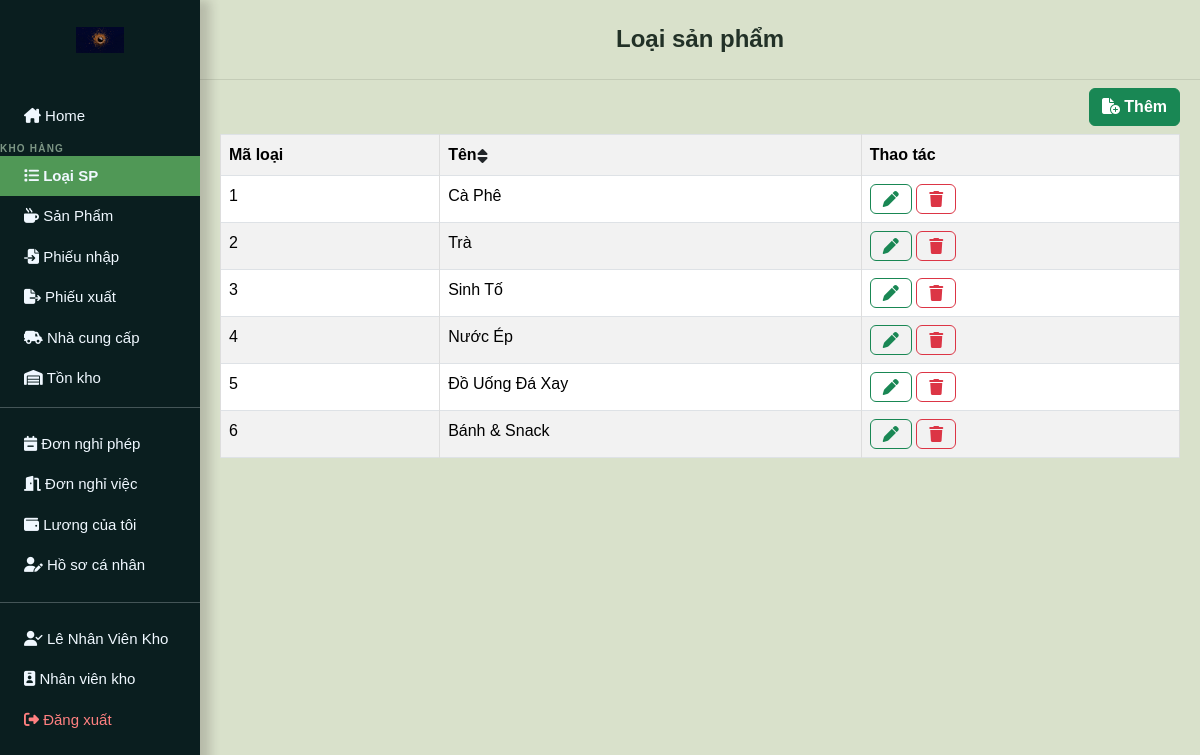
The app's page /user_page.php?loai (signed in) with its own data.
### tables this page shows
CREATE TABLE `accounts` (
  `account_id`  INT NOT NULL AUTO_INCREMENT,
  `full_name`   VARCHAR(150) NOT NULL,
  `email`       VARCHAR(150) NOT NULL,
  `password`    VARCHAR(255) NOT NULL,
  `role_id`     INT NOT NULL DEFAULT 3,
  `position_id` INT DEFAULT NULL,
  `phone`       VARCHAR(20) DEFAULT NULL,
  `address`     TEXT DEFAULT NULL,
  `birth_date`  DATE DEFAULT NULL,
  `gender`      ENUM('nam','nữ','khác') DEFAULT NULL,
  `avatar`      VARCHAR(255) DEFAULT NULL,
  `status`      ENUM('active','inactive') NOT NULL DEFAULT 'active',
  `hire_date`   DATE DEFAULT NULL,
  `created_at`  TIMESTAMP NULL DEFAULT CURRENT_TIMESTAMP,
  `updated_at`  TIMESTAMP NULL DEFAULT CURRENT_TIMESTAMP ON UPDATE CURRENT_TIMESTAMP,
  PRIMARY KEY (`account_id`),
  UNIQUE KEY `uniq_email` (`email`),
  KEY `fk_acc_role` (`role_id`),
  KEY `fk_acc_pos` (`position_id`),
  CONSTRAINT `fk_acc_role` FOREIGN KEY (`role_id`) REFERENCES `roles` (`id`),
  CONSTRAINT `fk_acc_pos`  FOREIGN KEY (`position_id`) REFERENCES `positions` (`position_id`)
);

CREATE TABLE `category` (
  `category_id`   INT NOT NULL AUTO_INCREMENT,
  `category_name` VARCHAR(100) NOT NULL,
  `created_at`    TIMESTAMP NULL DEFAULT CURRENT_TIMESTAMP,
  PRIMARY KEY (`category_id`)
);

### src/models/authorization.php (called while the page is built, shortened)
<?php
function getRolePermissions(): array
{
    return [
        AppRole::ADMIN => [
            AppPermission::VIEW_DASHBOARD,
            AppPermission::MANAGE_CATALOG,
            AppPermission::MANAGE_WAREHOUSE,
            AppPermission::PROCESS_ORDERS,
            AppPermission::MANAGE_CUSTOMERS,
            AppPermission::VIEW_REPORTS,
            AppPermission::MANAGE_STAFF,
            AppPermission::MANAGE_ACCOUNTS,
        ],
        AppRole::MANAGER => [
            AppPermission::VIEW_DASHBOARD,
            AppPermission::MANAGE_CATALOG,
            AppPermission::MANAGE_WAREHOUSE,
            AppPermission::PROCESS_ORDERS,
            AppPermission::MANAGE_CUSTOMERS,
            AppPermission::VIEW_REPORTS,
            AppPermission::MANAGE_STAFF,
        ],
        AppRole::SALES => [
            AppPermission::VIEW_DASHBOARD,
            AppPermission::PROCESS_ORDERS,
            AppPermission::MANAGE_CUSTOMERS,
        ],
        AppRole::WAREHOUSE => [
            AppPermission::VIEW_DASHBOARD,
            AppPermission::MANAGE_CATALOG,
            AppPermission::MANAGE_WAREHOUSE,
        ],
    ];
}
function roleLabel(string $roleName): string
{
    $labels = [
        AppRole::ADMIN     => 'Quản trị viên',
        AppRole::MANAGER   => 'Quản lý',
        AppRole::SALES     => 'Nhân viên bán hàng',
        AppRole::WAREHOUSE => 'Nhân viên kho',
    ];
    return $labels[$roleName] ?? 'Không xác định';
}
function currentRole(): string
{
    return $_SESSION['role_name'] ?? '';
}
function currentUserId(): int
{
    return (int) ($_SESSION['account_id'] ?? 0);
}
function can(string $permission): bool
{
    $role = currentRole();
    $permissions = getRolePermissions();
    return in_array($permission, $permissions[$role], true);
}

### src/views/loai.php (the view, shortened to what this page needs)
<?php
$sql = "SELECT * FROM  category";
$ds_loai = mysqli_query($conn, $sql);
$ds_loai = mysqli_fetch_all($ds_loai);
?>
<div class="dash_board px-2">
    <div class="container-fluid">
        <?php if (can(AppPermission::MANAGE_CATALOG)) : ?>
            <div class="text-end">
                <a href="user_page.php?loai=them" class="my-2 btn btn-success fw-bolder"><i class="fa-solid fa-file-circle-plus"></i> Thêm</a>
            </div>
        <?php endif; ?>
        <table id="myTable" class="table container-fluid text-center table-hover table-striped table-bordered">
            <tr>
                <th >Mã loại</th>
                <th onclick="sortTable(1)">Tên<i href="" class=" fw-bolder"><i class="p-0 btn fa-solid fa-sort"></i></i></th>
                <?php
                if (can(AppPermission::MANAGE_CATALOG))
                    echo "<th>Thao tác</th>";
                ?>
            </tr>
            <?php foreach ($ds_loai as $lo) : ?>
                <tr>
                    <td><?= $lo[0] ?></td>
                    <td><?= $lo[1] ?></td>
                    <?php
                    if (can(AppPermission::MANAGE_CATALOG))
                        echo '<td><a href="user_page.php?loai=sua&id=' . $lo[0] . '"><i class="btn btn-outline-success fa-solid fa-pen"></i> </a>
                        <a href="user_page.php?loai=xoa&id=' . $lo[0] . '"><i class="btn btn-outline-danger fa-solid fa-trash"></i></a></td>';
                    ?>
                </tr>
            <?php endforeach; ?>
        </table>
    </div>
</div>
</div>
</div>

### src/views/header.php (shortened to what this page needs)
<!DOCTYPE html>
<html lang="en">
<head>
    <link href="https://cdn.jsdelivr.net/npm/bootstrap@5.3.3/dist/css/bootstrap.min.css" rel="stylesheet" />
    <link rel="stylesheet" href="https://cdnjs.cloudflare.com/ajax/libs/font-awesome/6.5.1/css/all.min.css" />
    <link rel="stylesheet" href="css/style.css" />
</head>
<?php
$roleName = currentRole();
$isWarehouseRole = $roleName === AppRole::WAREHOUSE;
$isManagerRole = $roleName === AppRole::MANAGER;
$isAdminRole = $roleName === AppRole::ADMIN;
$isManagerOrAdmin = $isManagerRole || $isAdminRole;
?>
<?php
$currentTitle = 'COFFEE SHOP';
if (isset($_GET['home'])) {
    $currentTitle = 'COFFEE SHOP';
} elseif (isset($_GET['dashboard'])) {
    $currentTitle = 'COFFEE SHOP';
} elseif (isset($_GET['sanpham'])) {
    $currentTitle = 'Sản phẩm';
} elseif (isset($_GET['phieunhap'])) {
    $currentTitle = 'Phiếu nhập kho';
} elseif (isset($_GET['phieuxuat'])) {
    $currentTitle = 'Phiếu xuất kho';
} elseif (isset($_GET['kho_thongke'])) {
    $currentTitle = 'Thống kê tồn kho';
} elseif (isset($_GET['baocao_kho'])) {
    $currentTitle = 'Báo cáo kho';
} elseif (isset($_GET['baocao_kinhdoanh'])) {
    $currentTitle = 'Báo cáo kinh doanh';
} elseif (isset($_GET['baocao_nhansu'])) {
    $currentTitle = 'Báo cáo nhân sự';
} elseif (isset($_GET['nhacungcap'])) {
    $currentTitle = 'Quản lý nhà cung cấp';
} elseif (isset($_GET['loai'])) {
    $currentTitle = 'Loại sản phẩm';
} elseif (isset($_GET['donhang'])) {
    $currentTitle = 'Đơn hàng';
} elseif (isset($_GET['khachhang'])) {
    $currentTitle = 'Khách hàng';
} elseif (isset($_GET['nhansu'])) {
    $currentTitle = 'Nhân sự';
} elseif (isset($_GET['chucvu'])) {
    $currentTitle = 'Quản lý chức vụ';
} elseif (isset($_GET['bangluong'])) {
    $currentTitle = 'Bảng lương';
} elseif (isset($_GET['luong_ca_nhan'])) {
    $currentTitle = 'Lương của tôi';
} elseif (isset($_GET['donnghi'])) {
    $currentTitle = 'Đơn nghỉ phép';
} elseif (isset($_GET['donnghiviec'])) {
    $currentTitle = 'Đơn nghỉ việc';
} elseif (isset($_GET['profile'])) {
    $currentTitle = 'Hồ sơ cá nhân';
} elseif (isset($_GET['thongke'])) {
    $currentTitle = 'Thống kê';
} elseif (isset($_GET['backup'])) {
    $currentTitle = 'Sao lưu & Phục hồi';
}
?>
<body class="app-shell">
    <div class="nav-side p-0">
        <div class="logo p-1 justify-content-center text-center">
            <a href="user_page.php?home"> <img src="img/logo.jpg" alt="Logo"></a>
        </div>
        <div class="navs pt-3">
            <div class="container-fluid">
                <a class="text-truncate <?= isset($_GET['home'])||isset($_GET['dashboard']) ? 'active' : '' ?>"
                   href="user_page.php?home"><i class="fa-solid fa-house-chimney"></i> Home</a>
            </div>
            <?php if ($isWarehouseRole || $isManagerOrAdmin) : ?>
                <div class="nav-section-label">KHO HÀNG</div>
                <div class="container-fluid">
                    <a class="text-truncate <?= isset($_GET['loai']) ? 'active' : '' ?>"
                       href="user_page.php?loai"><i class="fa-solid fa-list"></i> Loại SP</a>
                </div>
                <div class="container-fluid">
                    <a class="text-truncate <?= isset($_GET['sanpham']) ? 'active' : '' ?>"
                       href="user_page.php?sanpham"><i class="fa-solid fa-mug-hot"></i> Sản Phẩm</a>
                </div>
                <div class="container-fluid">
                    <a class="text-truncate <?= isset($_GET['phieunhap']) ? 'active' : '' ?>"
                       href="user_page.php?phieunhap"><i class="fa-solid fa-file-import"></i> Phiếu nhập</a>
                </div>
                <div class="container-fluid">
                    <a class="text-truncate <?= isset($_GET['phieuxuat']) ? 'active' : '' ?>"
                       href="user_page.php?phieuxuat"><i class="fa-solid fa-file-export"></i> Phiếu xuất</a>
                </div>
                <div class="container-fluid">
                    <a class="text-truncate <?= isset($_GET['nhacungcap']) ? 'active' : '' ?>"
                       href="user_page.php?nhacungcap"><i class="fa-solid fa-truck-field"></i> Nhà cung cấp</a>
                </div>
                <div class="container-fluid">
                    <a class="text-truncate <?= isset($_GET['kho_thongke']) ? 'active' : '' ?>"
                       href="user_page.php?kho_thongke"><i class="fa-solid fa-warehouse"></i> Tồn kho</a>
                </div>
            <?php endif; ?>
        </div>
        <hr class="mt-2">
        <div class="navs text-center p-0">
            <div class="container-fluid">
                <a class="text-truncate <?= isset($_GET['donnghi']) && !$isManagerOrAdmin ? 'active' : '' ?>"
                   href="user_page.php?donnghi"><i class="fa-solid fa-calendar-minus"></i> Đơn nghỉ phép</a>
            </div>
            <div class="container-fluid">
                <a class="text-truncate <?= isset($_GET['donnghiviec']) && !$isManagerOrAdmin ? 'active' : '' ?>"
                   href="user_page.php?donnghiviec"><i class="fa-solid fa-door-open"></i> Đơn nghỉ việc</a>
            </div>
            <div class="container-fluid">
                <a class="text-truncate <?= isset($_GET['luong_ca_nhan']) ? 'active' : '' ?>"
                   href="user_page.php?luong_ca_nhan"><i class="fa-solid fa-wallet"></i> Lương của tôi</a>
            </div>
            <div class="container-fluid">
                <a class="text-truncate <?= isset($_GET['profile']) ? 'active' : '' ?>"
                   href="user_page.php?profile"><i class="fa-solid fa-user-pen"></i> Hồ sơ cá nhân</a>
            </div>
        </div>
        <div class="navs text-center p-0">
            <hr class="mt-3">
            <div class="container-fluid">
                <a class="text-truncate"><i class="fa-solid fa-user-check"></i> <?= $user_name ?? '' ?></a>
            </div>
            <div class="container-fluid">
                <a class="text-truncate"><i class="fa-solid fa-id-badge"></i> <?= roleLabel(currentRole()) ?></a>
            </div>
            <div class="    container-fluid logout-btn">
                <a class="text-truncate" href="logout.php"><i class="fa-solid fa-right-from-bracket"></i> Đăng xuất</a>
            </div>
        </div>
    </div>
    <div class="app-right">
        <div class="app-topbar px-3">
            <h4 class="mb-0 fw-bold"><?= htmlspecialchars($currentTitle) ?></h4>
        </div>
        <div class="main p-0">

### css/style.css (style rules this page uses)
html, body { height: 100%; margin: 0; padding: 0; background-color: #d9e1cb; overflow: hidden; }
.app-shell { height: 100vh; width: 100%; position: relative; margin: 0; }
a { text-decoration: none; }
.nav-side { color: aliceblue; background-color: #0a1e1f; box-shadow: 10px 0px 10px 0px rgba(45, 33, 33, 0.2); width: 220px; min-width: 220px; height: 100vh; max-height: 100vh; overflow-y: auto; overflow-x: hidden; position: fixed; left: 0; top: 0; z-index: 40; scrollbar-width: thin; scrollbar-color: rgba(100,180,100,0.3) transparent; }
.app-right { margin-left: 220px; width: calc(100% - 220px); height: 100vh; display: flex; flex-direction: column; min-width: 0; }
.app-topbar { height: 80px; min-height: 80px; background: #d9e1cb; border-bottom: 1px solid #c4ccb7; display: flex; align-items: center; justify-content: center; text-align: center; padding: 0 !important; position: sticky; top: 0; z-index: 30; }
.app-topbar h4 { color: #223127; font-weight: 400; width: 100%; margin: 0; }
.main { flex: 1 1 auto; height: calc(100vh - 80px); overflow-y: auto; overflow-x: hidden; }
@media (max-width: 1200px) { .nav-side { width: 200px; min-width: 200px; } }
@media (max-width: 1200px) { .app-right { margin-left: 200px; width: calc(100% - 200px); } }
.logo { background-color: #0a1e1f; min-height: 80px; display: flex; align-items: center; justify-content: center; }
.logo img { width: 68px; max-width: 70%; height: auto; }
.navs a { display: block; text-align: left; color: aliceblue; transition: background-color 0.3s ease-in-out; padding: 9px 10px 9px 24px; font-size: 15px; }
.navs div { padding: 0px; }
.nav-section-label { color: rgba(200, 230, 200, 0.6); font-size: 10px; font-weight: 700; letter-spacing: 1.2px; text-transform: uppercase; padding: 8px 16px 2px; margin-top: 4px; }
.navs a.active { background-color: rgb(80, 152, 86); font-weight: 600; }
.logout-btn a { color: #ff8080 !important; }
table { width: 100%; border-collapse: collapse; }
tr:nth-child(even) { background-color: #f2f2f2; }
th { background-color: #4caf50; color: white; }
td, th { border: 1px solid #ddd; padding: 8px; text-align: left; }
.content-table-scroll table thead th, .content-table-scroll table tr:first-child th { position: sticky; top: 0; z-index: 2; }
* { font-family: "Poppins", sans-serif; margin: 0; padding: 0; box-sizing: border-box; outline: none; border: none; text-decoration: none; }

### records on screen
accounts: full_name "Lê Nhân Viên Kho"
category: category_id "1", category_name "Cà Phê"
category: category_id "2", category_name "Trà"
category: category_id "3", category_name "Sinh Tố"
category: category_id "4", category_name "Nước Ép"
category: category_id "5", category_name "Đồ Uống Đá Xay"
category: category_id "6", category_name "Bánh & Snack"

### other values on screen
roleLabel(currentRole()) "Nhân viên kho"
$currentTitle "Loại sản phẩm"
